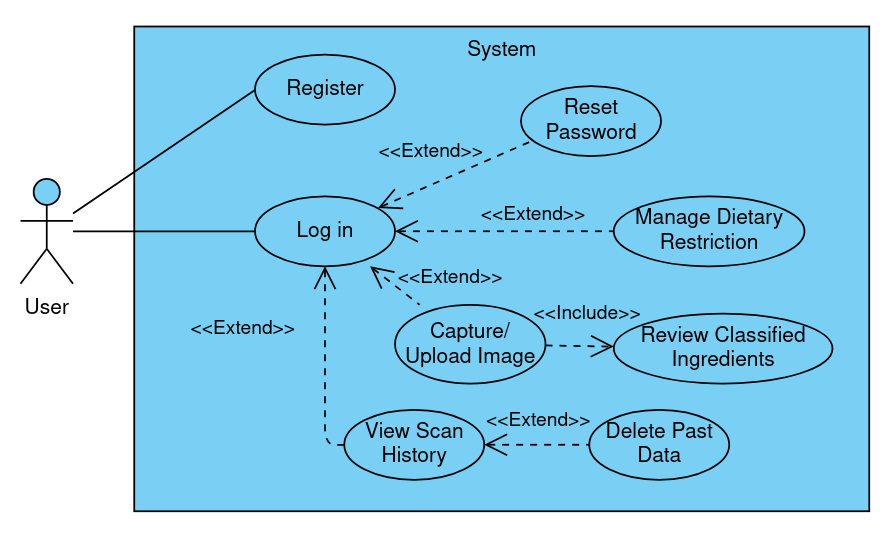
#> input picture uml_usecase.png, 891 x 533 px
$ python -i upload_service.py   (imports and definitions only)
#> lines starting #> are read from the running program, lines starting #| are printed output that depends on the picture
import base64
import io
import uuid
from PIL import Image, ImageEnhance
import boto3
import functools
import logging

logger = logging.getLogger(__name__)

BUCKET_NAME = "img-storage-s3-479"

@functools.lru_cache(maxsize=1)
def get_s3_client():
    return boto3.client("s3")

class UploadService:
    def __init__(self, bucket_name=BUCKET_NAME):
        self.bucket = bucket_name
        self.s3 = get_s3_client()

    def preprocess_image(self, image_data: bytes) -> bytes:
        input_stream = io.BytesIO(image_data)
        pil_img = Image.open(input_stream).convert("L")  # grayscale
        enhanced = ImageEnhance.Contrast(pil_img).enhance(1.4)  # boost contrast
        final = enhanced.convert("RGB")

        output = io.BytesIO()
        final.save(output, format="JPEG", quality=85, optimize=True)
        return output.getvalue()

    def upload_base64_image(self, image_base64: str) -> str:
        try:
            image_data = base64.b64decode(image_base64)
            processed_data = self.preprocess_image(image_data)
            image_id = str(uuid.uuid4())
            image_key = f"uploads/{image_id}.jpg"

            self.s3.put_object(
                Bucket=self.bucket,
                Key=image_key,
                Body=processed_data,
                ContentType="image/jpeg"
            )

            logger.info(f"Image uploaded to S3: {image_key}")
            return image_key
        except Exception as e:
            logger.error(f"Upload failed: {str(e)}")
            raise

>>> import cv2
>>> picture = cv2.imread('../../../../uml_usecase.png', cv2.IMREAD_GRAYSCALE)
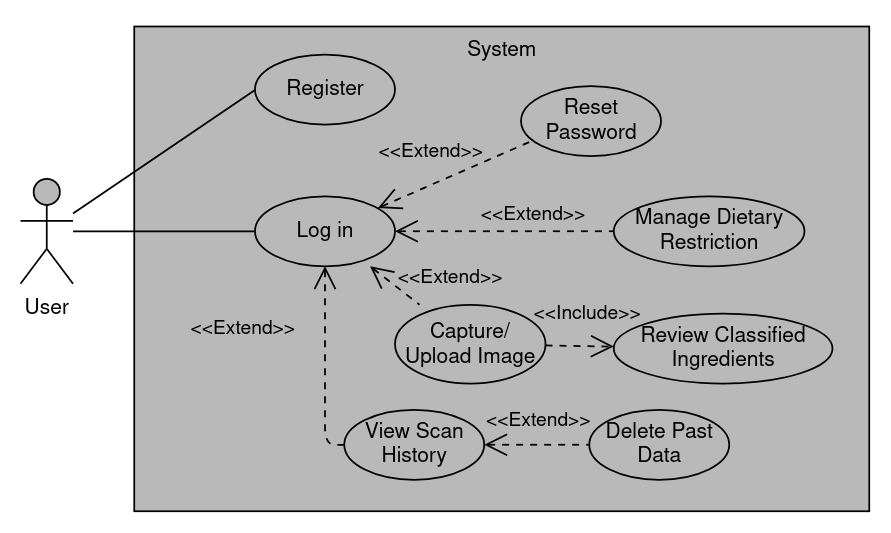
#> picture: shape (533, 891); min 0, max 255, mean 193.9
>>> result = UploadService().preprocess_image(picture)
#> (the run stopped early here; a loop or call above may not have finished)
